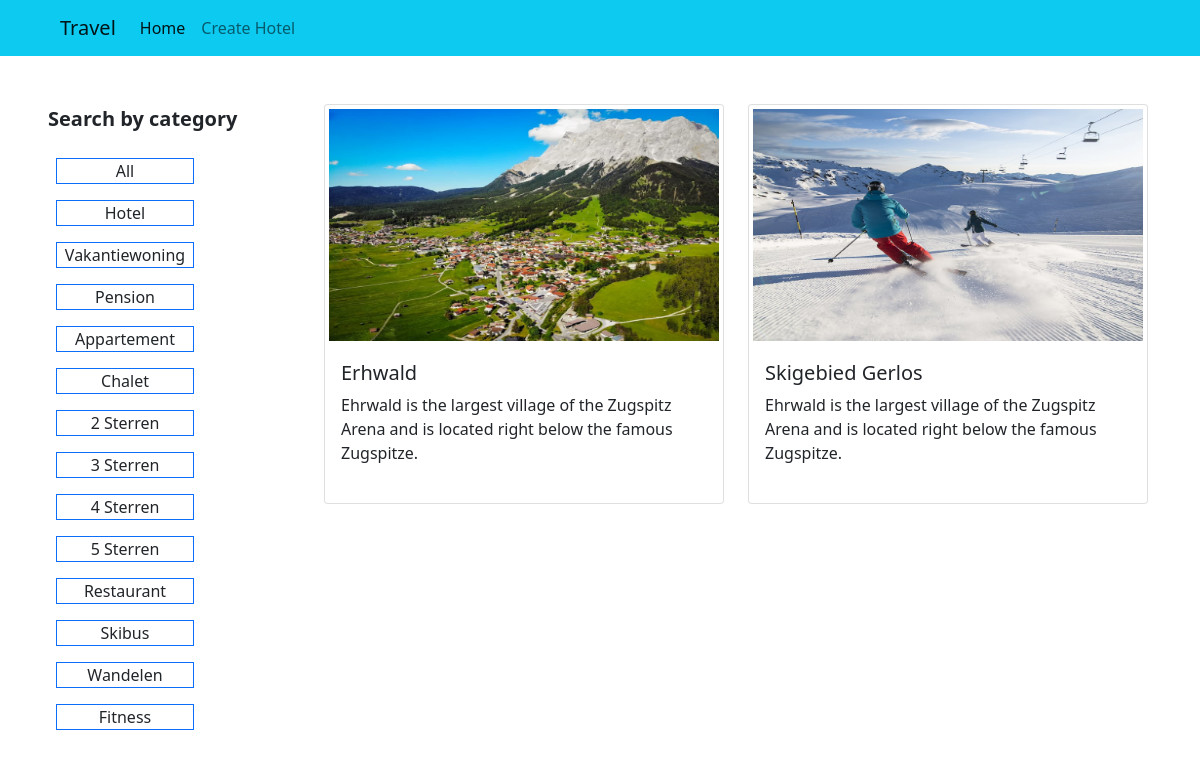
The page /tag/1/ (signed in) on the database its author committed.
### main/models.py (models this page shows, shortened)
class CategoryTag(models.Model):
    c_name = models.ForeignKey(Category, on_delete=models.CASCADE)
    tag_name = models.CharField(_("Tag Name"), max_length=40)

class Location(models.Model):
    image = models.FileField(upload_to='spot')
    l_name = models.CharField(_("Hotel Name"), max_length=50)
    l_tagline = models.CharField(_("Hotel Tagline"), max_length=150)
    l_summery = models.TextField(_("Hotel Summary"), max_length=300)
    l_description = models.TextField(_("Hotel Description"), max_length=200)
    tags = models.CharField(max_length=50)
    created_at = models.DateTimeField(auto_now_add=True)
    updated_at = models.DateTimeField(auto_now=True)

### main/views.py (the view)
# urls.py: path('tag/<int:tag_id>/', views.filter_by_tag, name="tag"),
@login_required
def filter_by_tag(request, tag_id):
    gettags = CategoryTag.objects.get(pk=tag_id)
    tags = CategoryTag.objects.all()
    print(gettags.tag_name)
    location = Location.objects.filter(tags__icontains=gettags.tag_name)
    context = {
        'locations':location,
        'tags':tags
    }
    return render(request, "home.html", context)

### main/templates/home.html (shortened to what this page needs)
{% extends 'base.html' %}
{% load static %}
{% block content %}
<div class="m-5 d-flex">
  <div class="col-3 d-flex flex-column">
    <p class="fs-5 fw-bold">Search by category</p>
    <a href="{% url 'location_list' %}"
      class="text-dark text-decoration-none border border-primary m-2 w-50 text-center">
      All</a>
    {% for tag in tags %}
      <a href="{% url 'tag' tag.id %}"
      class="text-dark text-decoration-none border border-primary m-2 w-50 text-center">
      {{tag.tag_name}}</a>
    {% endfor %}
  </div>
  <div class="row">
      {% for location in locations %}
      <div class="col-sm-6 mb-5">
        <div class="card" style="width: 25rem;  height:25rem;">
            <a class="text-decoration-none text-dark" href="{% url 'location_details' location.id %}">
            <img src="{{ location.image.url}}" class="card-img-top p-1" style="width: 100%;  height:15rem;" alt="#">
            <div class="card-body">
            <h5 class="card-title">{{location.l_name}}</h5>
            <p class="card-text"
            style="display: -webkit-box;
            -webkit-line-clamp: 3;
            -webkit-box-orient: vertical;
            overflow: hidden;">{{location.l_tagline}}</p>
            </div>
            </a>
        </div>
      </div>
      {% endfor %}
  </div>
</div>
{% endblock content %}

### rows shown on the page
CategoryTag: tag_name "Hotel"
CategoryTag: tag_name "Vakantiewoning"
CategoryTag: tag_name "Pension"
CategoryTag: tag_name "Appartement"
CategoryTag: tag_name "Chalet"
CategoryTag: tag_name "2 Sterren"
CategoryTag: tag_name "3 Sterren"
CategoryTag: tag_name "4 Sterren"
CategoryTag: tag_name "5 Sterren"
CategoryTag: tag_name "Restaurant"
CategoryTag: tag_name "Skibus"
CategoryTag: tag_name "Wandelen"
CategoryTag: tag_name "Fitness"
Location: image (picture), l_name "Erhwald", l_tagline "Ehrwald is the largest village of the Zugspitz Arena and is located right below the famous Zugspitze."
Location: image (picture), l_name "Skigebied Gerlos", l_tagline "Ehrwald is the largest village of the Zugspitz Arena and is located right below the famous Zugspitze."
